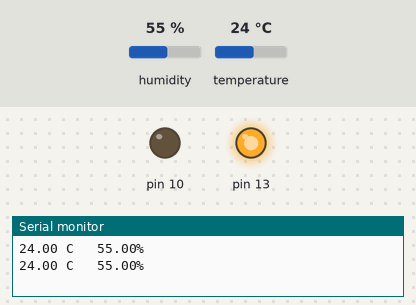
The sketch below on a simulated Arduino Uno, built with avr-gcc and run on an emulated ATmega328P. Parts: output pins drawn as LEDs (lit = HIGH), the last lines printed to the serial monitor. Dashed ring = blinking. The test bench sets the inputs (shaded band); at power-on: temperature 24 °C, humidity 55 %.

Above: at 3.3 s.
3.4 s: temperature set to 27 °C
7.7 s: temperature set to 30 °C
At 12.1 s:
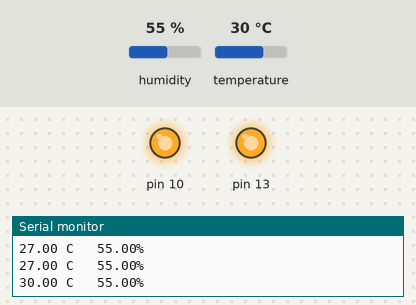
14.6 s: temperature set to 12 °C
At 16.5 s:
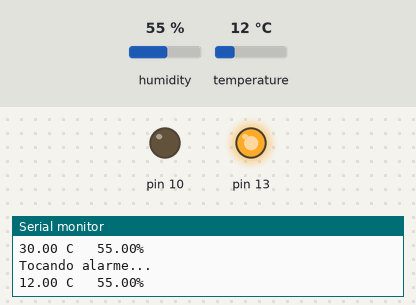
17.9 s: temperature set to 33 °C
At 23.7 s:
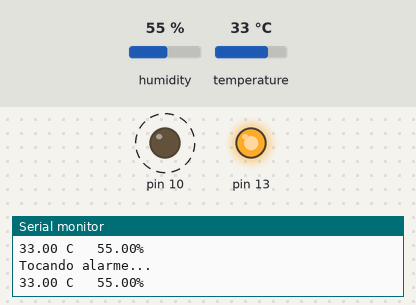
Timing chart, 0 to 25.8 s (numbered marks = the images above; inputs shaded):
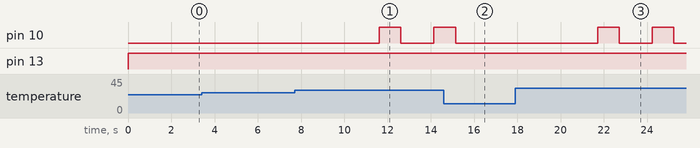

The sketch:

Teste_1_sketch_sep03a.ino
```cpp
// =====================================================================
// Biblioteca Auxiliar

#include <dht.h>


// =====================================================================
// Mapeamento do Hardware

#define dht_pin 5     // Pino de sinal do dht11 ligado no digital 5

// =====================================================================
// Declaração de Objetos
dht my_dht;

// =====================================================================
// Variáveis Globais

float temperatura = 0x00;     // armazena a temperatura em float.
float umidade     = 0x00;     // armazena a umidade em float.

// =====================================================================
// Configurações iniciais

void setup() {
  // put your setup code here, to run once:
  pinMode(13, OUTPUT);
  pinMode(10, OUTPUT);
  pinMode(5, INPUT_PULLUP);

  Serial.begin(9600);     // serial em 9600 baud por segundo.
}


// =====================================================================
// Loop

void loop() {
  // put your main code here, to run repeatedly:
  digitalWrite(13, HIGH);
  digitalWrite(10, LOW);

  // ===================================================================
  // Efetuando a leitura do sensor
  my_dht.read11(dht_pin);
  temperatura = my_dht.temperature;
  umidade     = my_dht.humidity;

  Serial.print(temperatura);
  Serial.print(" C");
  Serial.print(" \t");
  Serial.print(umidade);
  Serial.println("%");

  delay(1500);

  if (temperatura >= 29.00) {
    digitalWrite(10, HIGH);
    delay(1000);
    Serial.print("Tocando alarme...\n\n");
  } else {
    digitalWrite(10, LOW);
    delay(1000);
//    Serial.print("Alarme desligado...\n\n");
  }
}
```

Measured:
- the behaviour switches between 28 and 29 °C on temperature (found by bisection; images 0 and 1)
- after the input at 7.7 s, pin 10: LOW → HIGH after 3.9 s, → LOW 1.0 s later, → HIGH 1.5 s later
- after the input at 14.6 s, pin 10: goes on until 15.1 s, then stays LOW
- after the input at 17.9 s, pin 10: alternates HIGH for 1.0 s and LOW for 1.5 s, starting after 3.8 s
